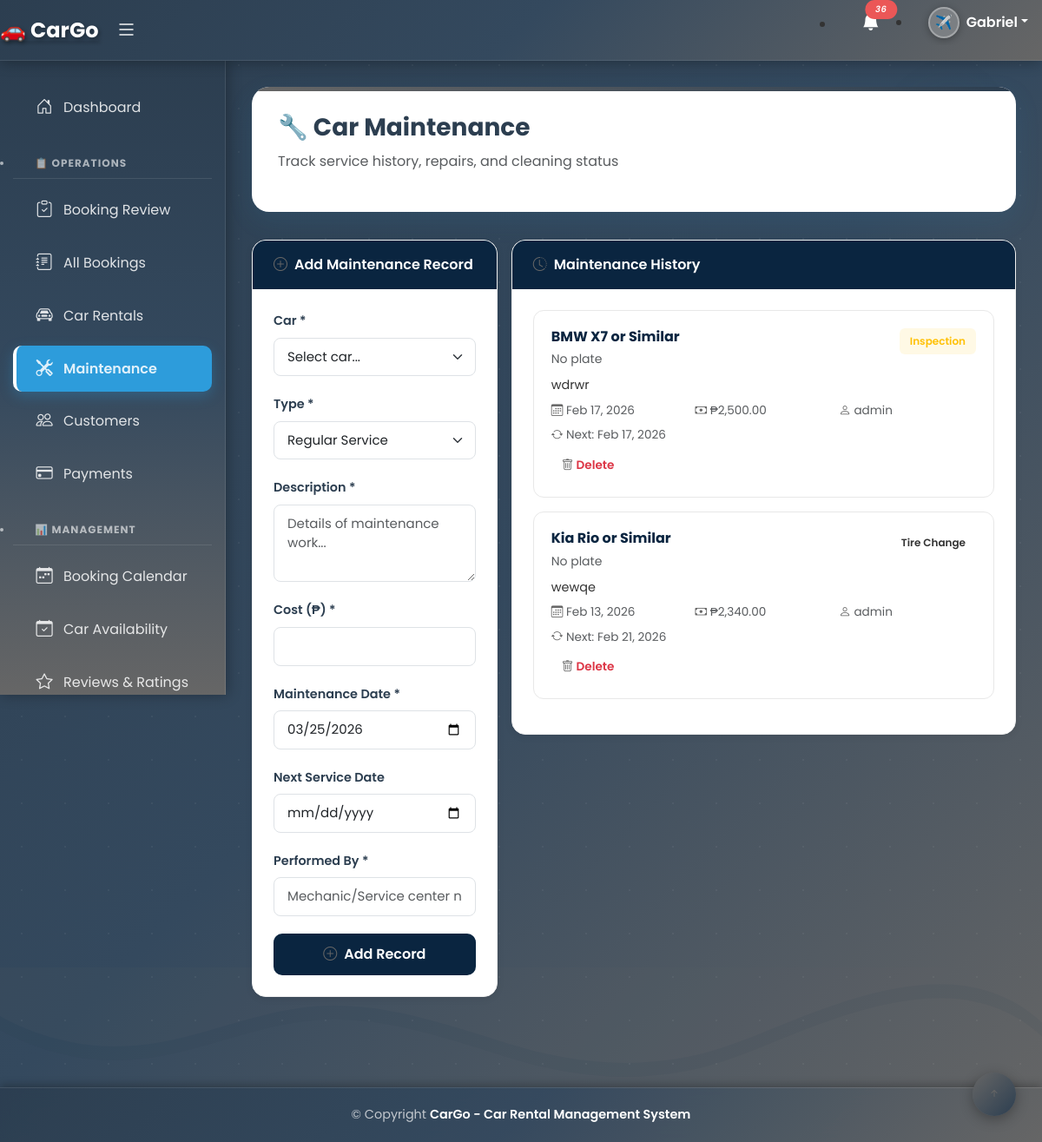
The page /index.php?page=car_maintenance (signed in) on the database its author committed.
### tables this page shows
CREATE TABLE `car_maintenance` (
  `id` int(11) NOT NULL,
  `car_id` int(11) NOT NULL,
  `maintenance_type` varchar(50) NOT NULL,
  `description` text DEFAULT NULL,
  `cost` decimal(10,2) DEFAULT NULL,
  `maintenance_date` date NOT NULL,
  `next_service_date` date DEFAULT NULL,
  `performed_by` varchar(100) DEFAULT NULL,
  `status` varchar(20) DEFAULT 'Completed',
  `created_at` timestamp NOT NULL DEFAULT current_timestamp()
);

CREATE TABLE `cars` (
  `id` int(11) NOT NULL,
  `name` varchar(100) NOT NULL,
  `type` varchar(50) NOT NULL,
  `daily_rate` decimal(10,2) NOT NULL,
  `image` varchar(255) DEFAULT NULL,
  `features` text DEFAULT NULL,
  `fuel_type` varchar(30) DEFAULT 'Gasoline',
  `transmission` varchar(20) DEFAULT 'Automatic',
  `seating_capacity` int(11) DEFAULT 5,
  `mileage_limit` int(11) DEFAULT 200,
  `car_year` int(11) DEFAULT NULL,
  `license_plate` varchar(20) DEFAULT NULL,
  `vin` varchar(50) DEFAULT NULL,
  `color` varchar(30) DEFAULT NULL,
  `status` varchar(20) DEFAULT 'Active',
  `is_featured` tinyint(1) DEFAULT 0,
  `created_at` timestamp NOT NULL DEFAULT current_timestamp()
);

### modules/car_maintenance.php (the view, shortened to what this page needs)
<?php
$host = 'localhost';
$user = 'root';
$pass = '';
$dbname = 'travel_db_improved';
$conn = new mysqli($host, $user, $pass, $dbname);
$conn->query("CREATE TABLE IF NOT EXISTS car_maintenance (
    id INT AUTO_INCREMENT PRIMARY KEY,
    car_id INT NOT NULL,
    maintenance_type VARCHAR(50) NOT NULL,
    description TEXT,
    cost DECIMAL(10,2),
    maintenance_date DATE NOT NULL,
    next_service_date DATE,
    performed_by VARCHAR(100),
    status VARCHAR(20) DEFAULT 'Completed',
    created_at TIMESTAMP DEFAULT CURRENT_TIMESTAMP,
    FOREIGN KEY (car_id) REFERENCES cars(id) ON DELETE CASCADE
)");
$maintenance_records = [];
$result = $conn->query("SELECT cm.*, c.name as car_name, c.license_plate
                        FROM car_maintenance cm
                        JOIN cars c ON cm.car_id = c.id
                        ORDER BY cm.maintenance_date DESC");
while($row = $result->fetch_assoc()) {
    $maintenance_records[] = $row;
}
?>
<div class="premium-dashboard">
  <div class="pagetitle mb-4">
    <h1 style="color: #0a2540; font-weight: 700;">🔧 Car Maintenance</h1>
    <p class="text-muted">Track service history, repairs, and cleaning status</p>
  </div>
  <div class="row g-3">
    <div class="col-lg-4">
      <div class="section-card">
        <div class="section-header"><i class="bi bi-plus-circle me-2"></i>Add Maintenance Record</div>
        <div class="p-4">
          <form method="POST">
            <div class="mb-3">
              <label class="form-label">Car *</label>
              <select class="form-select" name="car_id" required>
                <option value="">Select car...</option>
              </select>
            </div>
            <div class="mb-3">
              <label class="form-label">Type *</label>
              <select class="form-select" name="maintenance_type" required>
                <option value="Service">Regular Service</option>
              </select>
            </div>
            <div class="mb-3">
              <label class="form-label">Description *</label>
              <textarea class="form-control" name="description" rows="3" required placeholder="Details of maintenance work..."></textarea>
            </div>
            <div class="mb-3">
              <label class="form-label">Cost (₱) *</label>
              <input type="number" step="0.01" class="form-control" name="cost" required>
            </div>
            <div class="mb-3">
              <label class="form-label">Maintenance Date *</label>
              <input type="date" class="form-control" name="maintenance_date" required value="<?php echo date('Y-m-d'); ?>">
            </div>
            <div class="mb-3">
              <label class="form-label">Next Service Date</label>
              <input type="date" class="form-control" name="next_service_date">
            </div>
            <div class="mb-3">
              <label class="form-label">Performed By *</label>
              <input type="text" class="form-control" name="performed_by" required placeholder="Mechanic/Service center name">
            </div>
            <button type="submit" name="add_maintenance" class="btn w-100" style="background: #0a2540; color: white; border-radius: 10px; padding: 12px; font-weight: 600;">
              <i class="bi bi-plus-circle me-2"></i>Add Record
            </button>
          </form>
        </div>
      </div>
    </div>
    <div class="col-lg-8">
      <div class="section-card">
        <div class="section-header"><i class="bi bi-clock-history me-2"></i>Maintenance History</div>
        <div class="p-4">
          <?php if (empty($maintenance_records)): ?>
          <div class="text-center py-5">
            <i class="bi bi-tools display-1 text-muted"></i>
            <h5 class="mt-3">No maintenance records yet</h5>
            <p class="text-muted">Add your first maintenance record</p>
          </div>
          <?php else: ?>
          <?php foreach($maintenance_records as $record): ?>
          <div class="maintenance-card">
            <div class="d-flex justify-content-between align-items-start mb-2">
              <div>
                <h6 class="mb-1" style="font-weight: 700; color: #0a2540;"><?php echo htmlspecialchars($record['car_name']); ?></h6>
                <small class="text-muted"><?php echo $record['license_plate'] ? $record['license_plate'] : 'No plate'; ?></small>
              </div>
              <span class="type-badge type-<?php echo strtolower($record['maintenance_type']); ?>"><?php echo $record['maintenance_type']; ?></span>
            </div>
            <p class="mb-2" style="font-size: 0.9rem;"><?php echo htmlspecialchars($record['description']); ?></p>
            <div class="row g-2 text-muted" style="font-size: 0.85rem;">
              <div class="col-md-4"><i class="bi bi-calendar3"></i> <?php echo date('M d, Y', strtotime($record['maintenance_date'])); ?></div>
              <div class="col-md-4"><i class="bi bi-cash"></i> ₱<?php echo number_format($record['cost'], 2); ?></div>
              <div class="col-md-4"><i class="bi bi-person"></i> <?php echo htmlspecialchars($record['performed_by']); ?></div>
              <?php if ($record['next_service_date']): ?>
              <div class="col-12"><i class="bi bi-arrow-repeat"></i> Next: <?php echo date('M d, Y', strtotime($record['next_service_date'])); ?></div>
              <?php endif; ?>
            </div>
            <div class="mt-2">
              <a href="?page=car_maintenance&delete=<?php echo $record['id']; ?>" class="btn btn-sm btn-outline-danger" onclick="return confirm('Delete this record?')">
                <i class="bi bi-trash"></i> Delete
              </a>
            </div>
          </div>
          <?php endforeach; ?>
          <?php endif; ?>
        </div>
      </div>
    </div>
  </div>
</div>

### assets/css/style.css (style rules this page uses)
:root { --ocean-blue: #2D9CDB; --coral-pink: #FF7A7A; --sunset-orange: #FF9F43; --palm-green: #27AE60; --sand-beige: #F2C94C; --lagoon-teal: #56CCF2; --volcano-red: #EB5757; --deep-navy: #1A3B5D; --sunset-gradient: linear-gradient(135deg, #FF7A7A 0%, #FF9F43 100%); --ocean-gradient: linear-gradient(135deg, #2D9CDB 0%, #56CCF2 100%); --beach-gradient: linear-gradient(135deg, #F2C94C 0%, #FFEAA7 100%); --forest-gradient: linear-gradient(135deg, #27AE60 0%, #6FCF97 100%); --card-shadow: 0 10px 30px rgba(45, 156, 219, 0.1); --card-shadow-hover: 0 15px 40px rgba(45, 156, 219, 0.2); }
body { font-family: 'Poppins', sans-serif; background-color: #f8fafc; background-image: url('../img/travel-pattern.png'); background-size: 300px; }
.form-control, .form-select { border: 2px solid #e0f2ff; border-radius: 12px; padding: 12px 15px; transition: all 0.3s ease; font-size: 15px; }
.btn { border-radius: 12px; padding: 12px 30px; font-weight: 600; transition: all 0.3s ease; border: none; position: relative; overflow: hidden; }
.btn::after { content: ''; position: absolute; top: 50%; left: 50%; width: 5px; height: 5px; background: rgba(255, 255, 255, 0.6); opacity: 0; border-radius: 100%; transform: scale(1, 1) translate(-50%); transform-origin: 50% 50%; }
.bi { vertical-align: middle; }
.pagetitle { background: white; padding: 30px; border-radius: 20px; margin-bottom: 30px; box-shadow: var(--card-shadow); position: relative; overflow: hidden; }
.pagetitle::before { content: ''; position: absolute; top: 0; left: 0; right: 0; height: 5px; background: linear-gradient(135deg, #666 0%, #2c3e50 100%); }
.pagetitle h1 { color: var(--deep-navy); font-weight: 700; margin-bottom: 10px; }
.btn { position: relative; overflow: hidden; }
.btn::before { content: ''; position: absolute; top: 50%; left: 50%; width: 0; height: 0; border-radius: 50%; background: rgba(255, 255, 255, 0.3); transform: translate(-50%, -50%); transition: width 0.6s, height 0.6s; }
.pagetitle { opacity: 1; transform: translateX(0); }

### modules/car_maintenance.php (style rules this page uses)
.premium-dashboard { max-width: 1400px; margin: 0 auto; }
.section-card { background: white; border-radius: 16px; padding: 0; box-shadow: 0 2px 8px rgba(0,0,0,0.08); border: 1px solid #f0f0f0; margin-bottom: 24px; overflow: hidden; }
.section-header { background: #0a2540; color: white; padding: 16px 24px; font-weight: 600; font-size: 1rem; }
.maintenance-card { background: white; border-radius: 12px; padding: 20px; border: 1px solid #e8e8e8; margin-bottom: 16px; transition: all 0.3s; }
.type-badge { padding: 6px 12px; border-radius: 6px; font-size: 0.75rem; font-weight: 600; }
.type-inspection { background: rgba(255, 193, 7, 0.1); color: #ffc107; }

### rows shown on the page
car_maintenance: car.name "BMW X7 or Similar", maintenance_type "Inspection", description "wdrwr", maintenance_date "Feb 17, 2026", cost "2,500.00", performed_by "admin", next_service_date "Feb 17, 2026"
car_maintenance: car.name "Kia Rio or Similar", maintenance_type "Tire Change", description "wewqe", maintenance_date "Feb 13, 2026", cost "2,340.00", performed_by "admin", next_service_date "Feb 21, 2026"

### other values the page prints
$unread_notifications "36"
$display_name "Gabriel"
